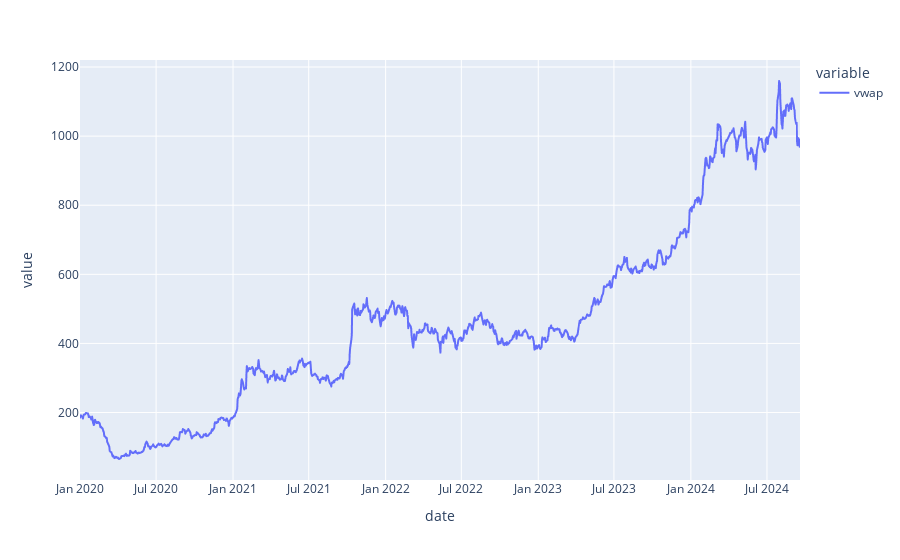

Notebook cell for this chart:
### Code cell
px.line(df['vwap']) #d=1

### Figure 1 — Plotly figure (JSON) as saved in the notebook; plotly's stock layout.template omitted (floating-point values rounded to 4 significant figures; data arrays with more than 128 entries replaced by an {"elided": "..."} marker saying what was removed)
{"data": [{"hovertemplate": "variable=vwap<br>date=%{x}<br>value=%{y}<extra></extra>", "legendgroup": "vwap", "line": {"color": "#636efa", "dash": "solid"}, "marker": {"symbol": "circle"}, "mode": "lines", "name": "vwap", "showlegend": true, "type": "scattergl", "x": {"elided": "1185 str values"}, "xaxis": "x", "y": {"elided": "1185 float values"}, "yaxis": "y"}], "layout": {"legend": {"title": {"text": "variable"}, "tracegroupgap": 0}, "margin": {"t": 60}, "xaxis": {"anchor": "y", "domain": [0, 1], "title": {"text": "date"}}, "yaxis": {"anchor": "x", "domain": [0, 1], "title": {"text": "value"}}}}
